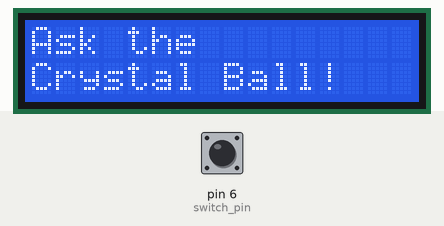
Simulated run of this sketch. Board: Arduino Uno, built with avr-gcc and run on an emulated ATmega328P. On the bench: 16×2 character LCD. The inputs (shaded band) are chosen by the test bench; at power-on: pin 6 (switch_pin) HIGH. Random numbers use the default seed unless the sketch sets one.

Above: at 1.2 s.
1.3 s: pin 6 (switch_pin) pulled LOW for 0.15 s
At 1.8 s:
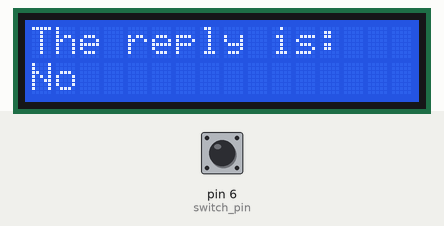
2.9 s: pin 6 (switch_pin) pulled LOW for 1 s
At 5.1 s:
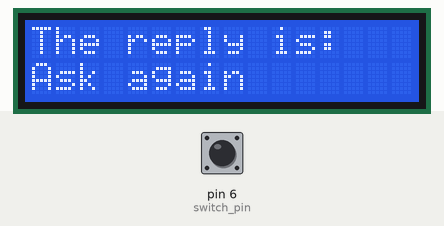
5.4 s: pin 6 (switch_pin) pulsed LOW 5 times (0.12 s each, 0.3 s apart)
At 7.1 s:
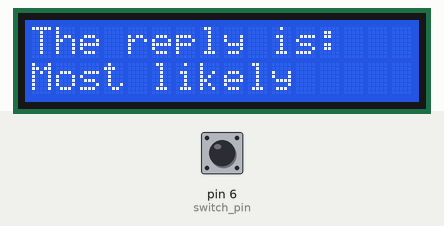
8.4 s: pin 6 (switch_pin) pulsed LOW 5 times (0.12 s each, 0.3 s apart)
At 10.6 s:
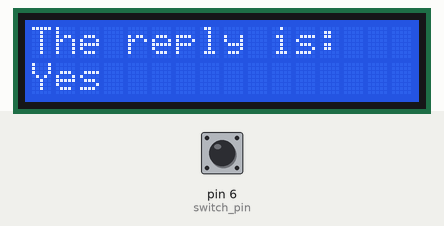
Timing chart, 0 to 12.1 s (numbered marks = the images above; inputs shaded):
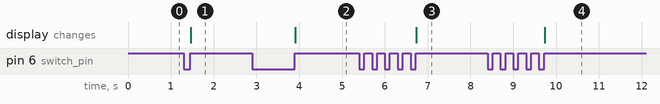

Measured:
- after the input at 1.3 s, the display: changes after 0.16 s (image 1)
- after the input at 2.9 s, the display: changes after 1.0 s (image 2)
- after the input at 5.4 s, the display: changes after 1.3 s (image 3)
- after the input at 8.4 s, the display: changes after 1.3 s (image 4)

The sketch:

crystal_ball.ino
```cpp
#include <LiquidCrystal.h>
LiquidCrystal lcd(12,11,5,4,3,2);

const int switch_pin = 6;
int switchState = 0;
int prevSwitchState = HIGH;
int reply;

char *replies[8] = {"Yes", "Ask again", "Most likely", "Certainly", "Unsure", "Outlook good", "Doubtful", "No"};


void setup() {
  lcd.begin(16, 2);
  pinMode(switch_pin, INPUT);
  lcd.print("Ask the");
  lcd.setCursor(0, 1);
  lcd.print("Crystal Ball!");
}

void loop() {
  switchState = digitalRead(switch_pin);
  if (switchState != prevSwitchState){
    if (switchState == HIGH){
      reply = random(8);
      lcd.clear();
      lcd.print("The reply is:");
      lcd.setCursor(0, 1);
      lcd.print(replies[reply]);
      delay(1000);
    }
    prevSwitchState = switchState;
  }
  delay(10);
}
```
